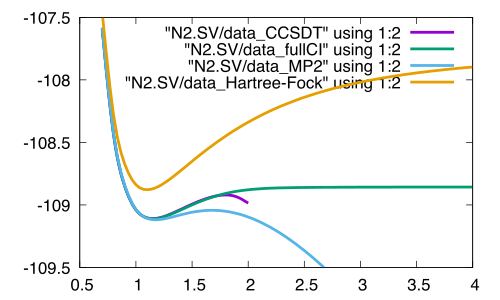

Reproduce this figure in gnuplot.
set encoding utf8
set terminal pdfcairo color enhanced font "Helvetica,18"
#set terminal postscript eps enhanced color
#set xrange [0.8:6]
#set xlabel font "Helvetica,20" 
#set ylabel font "Helvetica,20" 
#set key font "Helvetica,25"
set yrange [-109.5:-107.5]
set xrange [0.5:4.0]
plot "N2.SV/data_CCSDT" using 1:2 smooth csplines linewidth 4, \
     "N2.SV/data_fullCI" using 1:2 smooth csplines linewidth 4, \
     "N2.SV/data_MP2" using 1:2 smooth csplines linewidth 4, \
     "N2.SV/data_Hartree-Fock" using 1:2 smooth csplines linewidth 4
